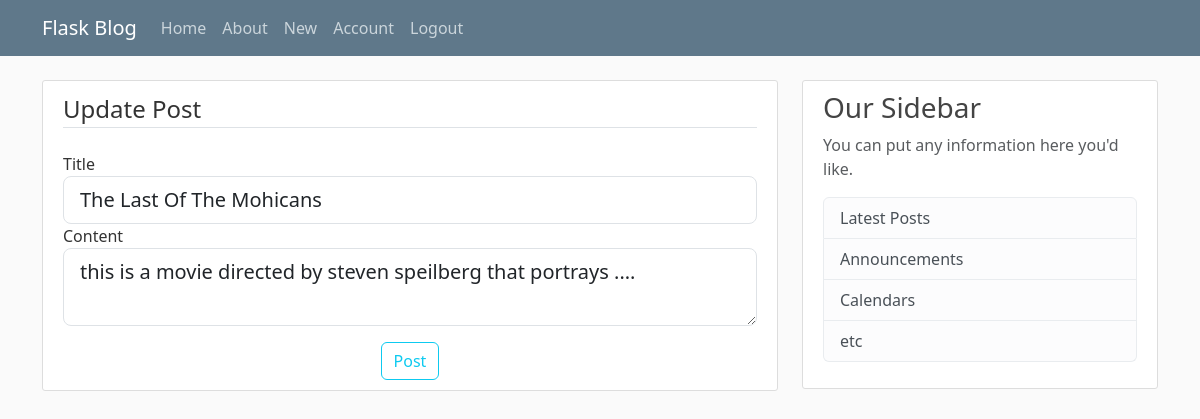
The page /post/2/update (signed in) on the database its author committed.
### flaskblog/models.py (models this page shows, shortened)
class Post(db.Model):
    id = db.Column(db.Integer, primary_key=True)
    title = db.Column(db.String(100), nullable=False)
    date_posted = db.Column(db.DateTime, nullable=False, default=datetime.utcnow)
    content = db.Column(db.Text(), nullable=False)
    user_id = db.Column(db.Integer, db.ForeignKey('user.id'), nullable=False)

### flaskblog/routes.py (the view)
@app.route("/post/<int:post_id>/update", methods=["GET", "POST"])
@login_required
def update_post(post_id):
    post = Post.query.get_or_404(post_id)
    if post.author != current_user:
        abort(403)
    form = PostForm()
    if form.validate_on_submit():
        post.title = form.title.data.title()
        post.content = form.content.data
        db.session.commit()
        flash("Your post has been updated", "success")
        return redirect(url_for('post', post_id=post.id))
    elif request.method == "GET":
        form.title.data = post.title
        form.content.data = post.content
    return render_template("create_post.html", title="update post", legend="Update Post", form=form)

### flaskblog/forms.py
class PostForm(FlaskForm):
    title = StringField("Title", validators=[DataRequired()])
    content = TextAreaField("Content", validators=[DataRequired()])
    submit = SubmitField("Post")

### flaskblog/models.py (called while the page is built)
@login_manager.user_loader
def load_user(user_id):
    return User.query.get(int(user_id))

### flaskblog/templates/create_post.html (shortened to what this page needs)
{% extends 'base.html' %}
{% block content %}
<div class="content-section">
    <form action="" method="POST" autocomplete="off">
        <fieldset class="form-group">
            <legend class="border-bottom mb-4">{{ legend }}</legend>
            <div class="form-group">
                {{ form.title.label(class="form-control-label") }}
                {% if form.title.errors %}
                    {{ form.title(class="form-control form-control-lg is-invalid")}}
                    <div class="invalid-feeback">
                        {% for error in form.title.errors %}
                            <span>{{ error }}</span>
                        {% endfor %}
                    </div>
                {% else %}
                    {{ form.title(class="form-control form-control-lg") }}
                {% endif %}
            </div>
            <div class="form-group">
                {{ form.content.label(class="form-control-label") }}
                {% if form.content.errors %}
                    {{ form.content(class="form-control form-control-lg is-invalid")}}
                    <div class="invalid-feeback">
                        {% for error in form.content.errors %}
                            <span>{{ error }}</span>
                        {% endfor %}
                    </div>
                {% else %}
                    {{ form.content(class="form-control form-control-lg") }}
                {% endif %}
            </div>
        </fieldset>
        <div class="form-group text-center">
            {{ form.submit(class="btn btn-outline-info mt-3")}}
        </div>
    </form>
</div>
{% endblock %}

### flaskblog/static/main.css (style rules this page uses)
body { background: #fafafa; color: #333333; margin-top: 5rem; }
.content-section { background: #ffffff; padding: 10px 20px; border: 1px solid #dddddd; border-radius: 3px; margin-bottom: 20px; }

### rows shown on the page
Post: title "The Last Of The Mohicans", content "this is a movie directed by steven speilberg that portrays ...."

### other values the page prints
{{ legend }} "Update Post"
